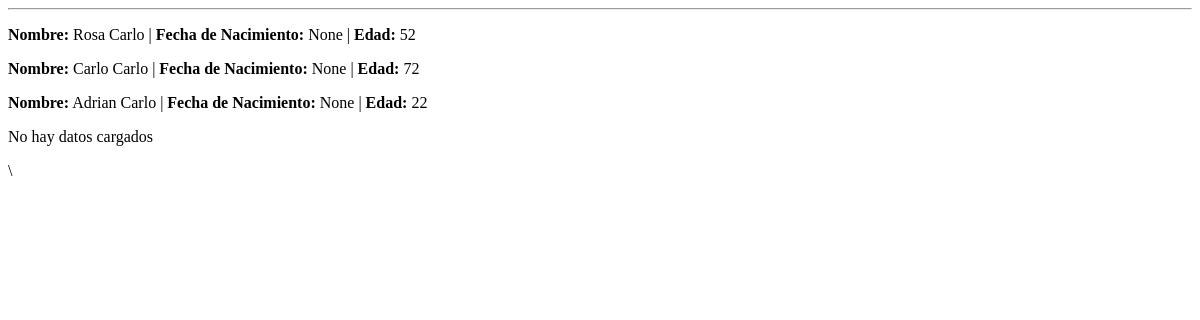
The page /familiares/ on the database as committed earlier.
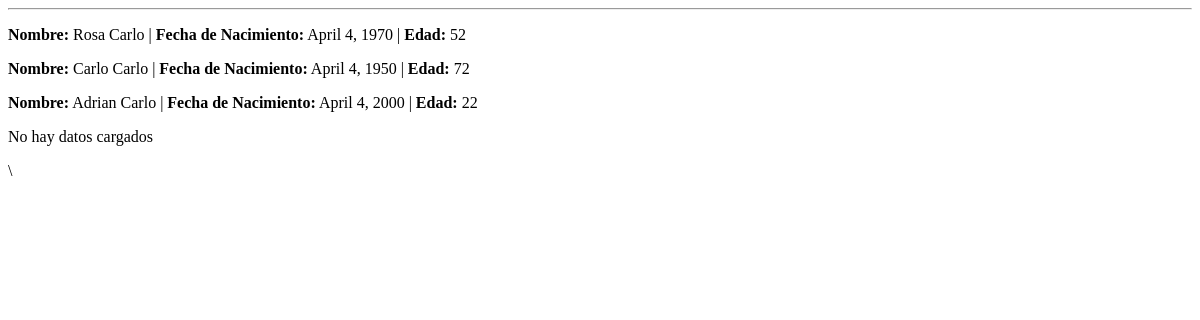
The same page on the database as committed later.
### familia/models.py (models this page shows)
class Familiares(models.Model):
    nombre = models.CharField(max_length=40)
    edad = models.IntegerField()
    fecha_nacimiento = models.DateField()

### familia/views.py (the view)
# urls.py: path('familiares/', lista_familia),
def lista_familia(request):
    familiares = Familiares.objects.all()
    return render(request, "index.html", {"familia" : familiares})

### MVT_BoyadjianIgnacio/templates/index.html (shortened to what this page needs)
<!DOCTYPE html>
<html lang="en">
<head>
</head>
<body>
<hr>
{% if familia %}
{% for fami in familia %}
<p><b>Nombre:</b> {{fami.nombre}} | <b>Fecha de Nacimiento:</b> {{fami.fecha_nacimiento}} | <b>Edad:</b> {{fami.edad}} </p>
{% endfor %}
<p>No hay datos cargados</p>
{% endif %}
\
</body>
</html>

Rows that differ between the two databases and show on the page:
changed Familiares "Rosa Carlo": fecha_nacimiento "None" → "April 4, 1970"
changed Familiares "Carlo Carlo": fecha_nacimiento "None" → "April 4, 1950"
changed Familiares "Adrian Carlo": fecha_nacimiento "None" → "April 4, 2000"
